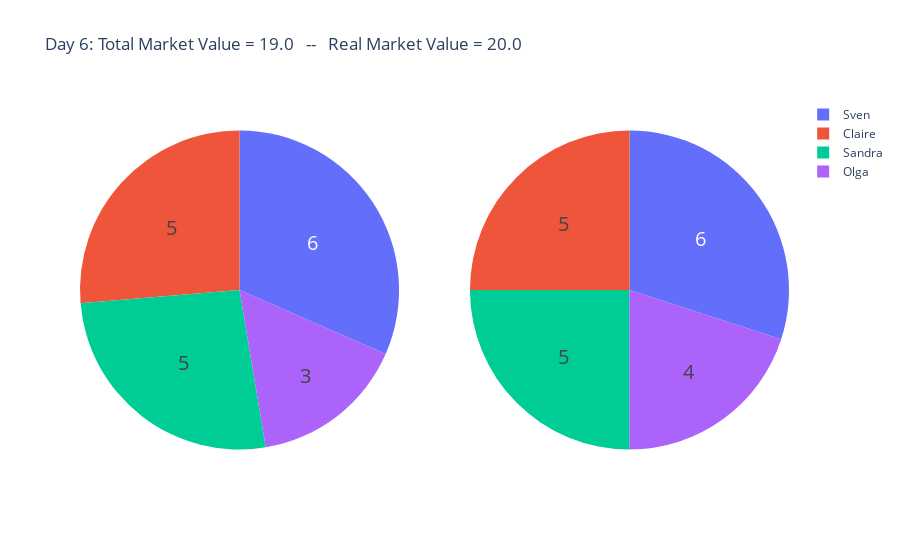

Source (notebook cell):
### Code cell
plot_totals()
nextday()

### Figure 1 — Plotly figure (JSON) as saved in the notebook; plotly's stock layout.template omitted (floating-point values rounded to 4 significant figures)
{"data": [{"domain": {"x": [0, 0.45], "y": [0, 1]}, "hoverinfo": "label+percent", "labels": ["Sven", "Olga", "Claire", "Sandra"], "textfont": {"size": 20}, "textinfo": "value", "type": "pie", "values": [6, 3, 5, 5]}, {"domain": {"x": [0.55, 1], "y": [0, 1]}, "hoverinfo": "label+percent", "labels": ["Sven", "Olga", "Claire", "Sandra"], "textfont": {"size": 20}, "textinfo": "value", "type": "pie", "values": [6, 4, 5, 5]}], "layout": {"title": {"text": "Day 6: Total Market Value = 19.0   --   Real Market Value = 20.0"}}}
